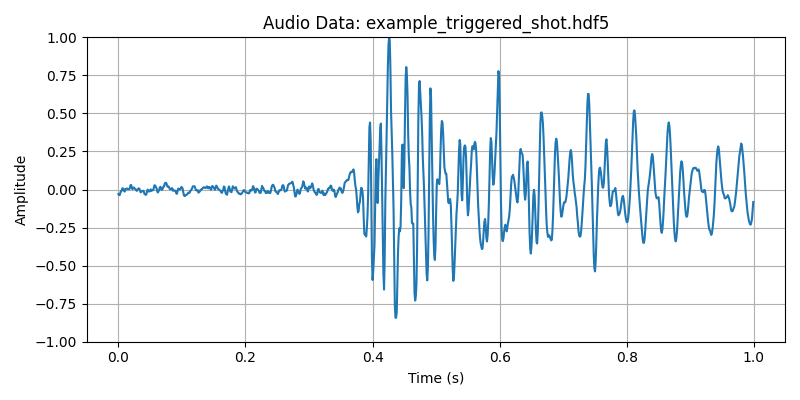

The Python source for this figure:
"""Example script to extract and save spatially-averaged audio data from one or more Treble .hdf5 recordings."""
import os

### Set parameters ###############################################################
data_directory = "../sample_data/"
t_start = 0.1 # (s)
t_duration = 1 # (s)
x_start = 0 # (m)
x_stop = 700 # (m)
##########################################################################################


import numpy as np
import h5py
from tqdm import tqdm
from datetime import datetime
import matplotlib.pyplot as plt
from scipy.io import wavfile



def get_files(directory: str, filetype: str):
    file_list = []
    for root, dirs, files in os.walk(directory):
        for file in files:
            if file.endswith(filetype):
                file_list.append(os.path.join(root, file))
    file_list.sort()
    return file_list


def convert_velocity_to_strainrate(data, gauge_length_m, dx):
    gauge_samples = int(round(gauge_length_m / dx))
    return (data[:, gauge_samples:] - data[:, :-gauge_samples]) / (gauge_samples * dx)


def load_hdf_slice(filepath, t_start=None, t_duration=None, x_start=None, x_stop=None, info=True):
    """
        Loads data and metadata from .hdf5 file. Optionally slices data in time and space.

        Args:
            file_path: hdf5 file path.
            t_start: Time from start of data to begin slice (s)
            t_duration: Length of desired data slice (s)
            x_start: Start fibre distance from front of Treble (m)
            x_stop: Stop fibre distance from front of Treble (m)

        Returns:
            data: Sliced data array.
            metadata: Attributes of hdf file.
            timestamps: Sliced timestamp vector.
            distances: Sliced distance vector.

        """
    print(f"Loading: {filepath}")

    with h5py.File(filepath, "r") as f:
        md = dict(f.attrs)
        dt = md["dt_computer"]
        dx = md["dx"]

        # Accesses full data but does not load into memory
        data = f["data_product"]["data"]
        if "gps_time" in f["data_product"].keys():
            t = f["data_product"]["gps_time"]
        else:
            print("Using Computer Time, either because no GPS data was recorded or this is a re-saved dataset.")
            t = f["data_product"]["posix_time"]
        x = np.arange(md["nx"]) * md["dx"] + md["sensing_range_start"]

        if info is True:
            # Prints dimensions of full data
            print("Full Dataset Properties:")
            print(f"    Data Shape:         {data.shape}")
            print(f"    t_end - t_start:    {t[-1]-t[0]:.8f} s")
            print(f"    nt * dt_computer:   {t.shape[0] * dt}")
            print(f"    Timestamps:         [{t[0]:.2f} : {t[-1]:.2f}] ({t[-1] - t[0]:.2f}s)")
            print(f"    Times (UTC):        [{datetime.utcfromtimestamp(t[0])} : {datetime.utcfromtimestamp(t[-1])}]")
            print(f"    Distance:           [{x[0]:.1f} : {x[-1]:.1f}] m")

        # Calculates slice boundaries in samples
        if t_start:
            t1 = int(t_start / dt)
        else:
            t1 = 0
        if t_duration:
            t2 = t1 + int(t_duration / dt)
            # Enforces limit on end of data.
            if t2 > len(t):
                t2 = len(t)
        else:
            t2 = None

        if x_start:
            x1 = int((x_start-md["sensing_range_start"])/dx)
        else:
            x1 = None
        if x_stop:
            x2 = int((x_stop-md["sensing_range_start"])/dx)
        else:
            x2 = None

        # Slices data in space and time.
        # Only the SLICE of data is loaded into memory
        data = data[t1:t2, x1:x2]
        t = t[t1:t2]
        x = x[x1:x2]

        if info is True:
            # Prints dimensions of sliced output data
            print("Loading data slice:")
            print(f"    Data Shape:         {data.shape}")
            print(f"    t_end - t_start:    {t[-1]-t[0]:.8f} s")
            print(f"    nt * dt_computer:   {t.shape[0] * dt}")
            print(f"    Timestamps:         [{t[0]:.2f} : {t[-1]:.2f}] ({t[-1] - t[0]:.2f}s)")
            print(f"    Times (UTC):        [{datetime.utcfromtimestamp(t[0])} : {datetime.utcfromtimestamp(t[-1])}]")
            print(f"    Distance:           [{x[0]:.1f} : {x[-1]:.1f}] m")
        return data, md, t, x


hdf_files = get_files(data_directory, ".hdf5")

for filepath in tqdm(hdf_files):
    filename = os.path.split(filepath)[-1]
    data, metadata, t, x = load_hdf_slice(
        filepath,
        t_start=t_start,
        t_duration=t_duration,
        x_start=x_start,
        x_stop=x_stop,
        info=True
    )
    if metadata['data_product'] in ["velocity", "deformation", "velocity_filtered", "deformation_filtered"]:
        data = data - np.mean(data, axis=0)
        data = convert_velocity_to_strainrate(data, metadata['pulse_length'], metadata['dx'])

    mean_strainrate = np.mean(data, axis=1)
    audio_trace = mean_strainrate/np.abs(np.max(mean_strainrate))

    audio_filename = f"{os.path.splitext(filename)[0]}_audio"
    wavfile.write(
        audio_filename + ".wav",
        rate=int(1/metadata['dt_computer']),
        data=audio_trace
    )

    plt.figure(figsize=(8, 4))
    plt.title(f"Audio Data: {filename}")
    plt.plot(t-t[0], audio_trace)
    plt.ylabel("Amplitude")
    plt.xlabel("Time (s)")
    plt.grid()
    plt.ylim(-1, 1)
    plt.tight_layout()
    plt.savefig(audio_filename+ ".png")
    plt.show()
